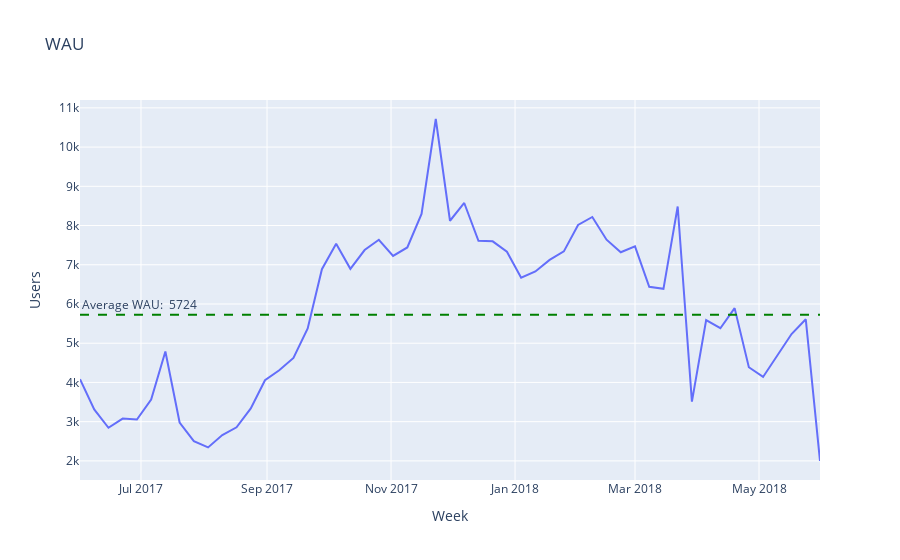

Notebook code cell kept with this figure:
### Code cell
fig=px.line(wau_new,
            title='WAU',
            x='week',
            y='n_users',
            labels={'week': 'Week',
                    'n_users': 'Users'
                    }            
            )

wau_total = wau_new['n_users'].mean()

fig.add_hline(y=wau_total,
              line_color='green',
              line_dash='dash',
              annotation_text=f'Average WAU: {wau_total: .0f}',
              annotation_position='top left'
              )

fig.show()

### Figure 1 — Plotly figure (JSON) as saved in the notebook; plotly's stock layout.template omitted (floating-point values rounded to 4 significant figures)
{"data": [{"hovertemplate": "Week=%{x}<br>Users=%{y}<extra></extra>", "legendgroup": "", "line": {"color": "#636efa", "dash": "solid"}, "marker": {"symbol": "circle"}, "mode": "lines", "name": "", "orientation": "v", "showlegend": false, "type": "scatter", "x": ["2017-06-01T00:00:00", "2017-06-08T00:00:00", "2017-06-15T00:00:00", "2017-06-22T00:00:00", "2017-06-29T00:00:00", "2017-07-06T00:00:00", "2017-07-13T00:00:00", "2017-07-20T00:00:00", "2017-07-27T00:00:00", "2017-08-03T00:00:00", "2017-08-10T00:00:00", "2017-08-17T00:00:00", "2017-08-24T00:00:00", "2017-08-31T00:00:00", "2017-09-07T00:00:00", "2017-09-14T00:00:00", "2017-09-21T00:00:00", "2017-09-28T00:00:00", "2017-10-05T00:00:00", "2017-10-12T00:00:00", "2017-10-19T00:00:00", "2017-10-26T00:00:00", "2017-11-02T00:00:00", "2017-11-09T00:00:00", "2017-11-16T00:00:00", "2017-11-23T00:00:00", "2017-11-30T00:00:00", "2017-12-07T00:00:00", "2017-12-14T00:00:00", "2017-12-21T00:00:00", "2017-12-28T00:00:00", "2018-01-04T00:00:00", "2018-01-11T00:00:00", "2018-01-18T00:00:00", "2018-01-25T00:00:00", "2018-02-01T00:00:00", "2018-02-08T00:00:00", "2018-02-15T00:00:00", "2018-02-22T00:00:00", "2018-03-01T00:00:00", "2018-03-08T00:00:00", "2018-03-15T00:00:00", "2018-03-22T00:00:00", "2018-03-29T00:00:00", "2018-04-05T00:00:00", "2018-04-12T00:00:00", "2018-04-19T00:00:00", "2018-04-26T00:00:00", "2018-05-03T00:00:00", "2018-05-10T00:00:00", "2018-05-17T00:00:00", "2018-05-24T00:00:00", "2018-05-31T00:00:00"], "xaxis": "x", "y": [4082, 3311, 2844, 3079, 3055, 3563, 4790, 2978, 2505, 2343, 2658, 2856, 3337, 4056, 4311, 4625, 5377, 6888, 7535, 6896, 7375, 7638, 7226, 7441, 8294, 10716, 8122, 8575, 7611, 7597, 7334, 6672, 6829, 7123, 7341, 8016, 8218, 7639, 7319, 7470, 6439, 6387, 8486, 3511, 5590, 5382, 5894, 4388, 4140, 4692, 5234, 5609, 1997], "yaxis": "y"}], "layout": {"annotations": [{"showarrow": false, "text": "Average WAU:  5724", "x": 0, "xanchor": "left", "xref": "x domain", "y": 5724.0, "yanchor": "bottom", "yref": "y"}], "legend": {"tracegroupgap": 0}, "shapes": [{"line": {"color": "green", "dash": "dash"}, "type": "line", "x0": 0, "x1": 1, "xref": "x domain", "y0": 5724.0, "y1": 5724.0, "yref": "y"}], "title": {"text": "WAU"}, "xaxis": {"anchor": "y", "domain": [0, 1], "title": {"text": "Week"}}, "yaxis": {"anchor": "x", "domain": [0, 1], "title": {"text": "Users"}}}}
